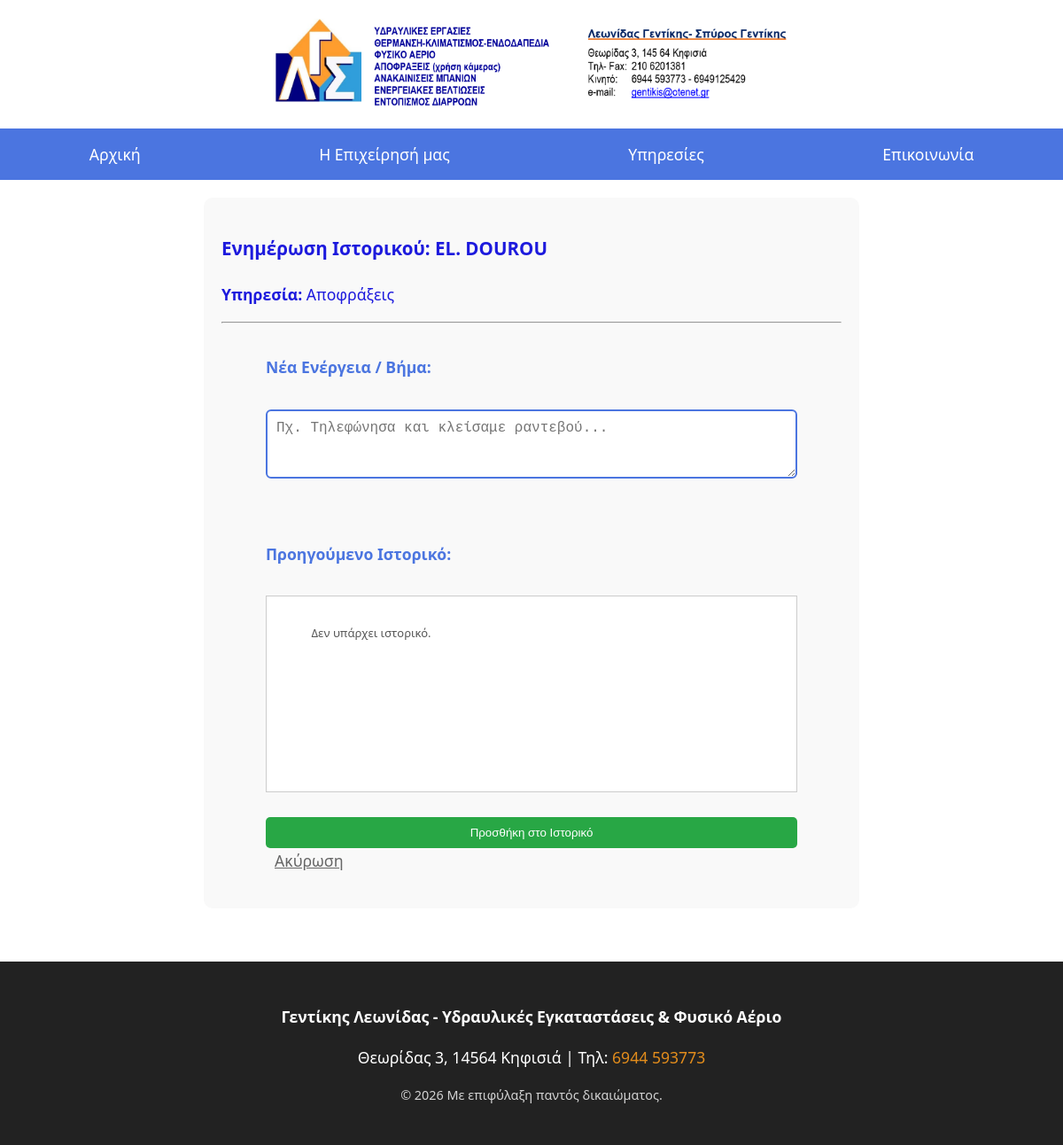
The page /admin/edit/2 on the database its author committed.
### tables this page shows
CREATE TABLE leads (
            id INTEGER PRIMARY KEY AUTOINCREMENT,
            name TEXT NOT NULL,
            email TEXT NOT NULL,
            phone TEXT,
            service TEXT,
            message TEXT,
            notes TEXT DEFAULT '', -- Για τις ενέργειες του διαχειριστή
            timestamp DATETIME DEFAULT CURRENT_TIMESTAMP
        );

### app.py (the view, shortened to what this page needs)
@app.route('/admin/edit/<int:id>', methods=['GET', 'POST'])
def edit_lead(id):
    conn = sqlite3.connect('database.db')
    cursor = conn.cursor()
    cursor.execute('SELECT * FROM leads WHERE id = ?', (id,))
    lead = cursor.fetchone()
    conn.close()
    return render_template('edit_lead.html', lead=lead)

### templates/edit_lead.html (shortened to what this page needs)
{% extends "base.html" %}
{% block content %}
<div style="padding: 20px; max-width: 700px; margin: auto; background: #f9f9f9; border-radius: 10px;">
    <h3>Ενημέρωση Ιστορικού: {{ lead[1] }}</h3>
    <p><strong>Υπηρεσία:</strong> {{ lead[4] }}</p>
    <hr>
    <form method="POST">
        <label><strong>Νέα Ενέργεια / Βήμα:</strong></label><br>
        <textarea name="new_note" rows="3" style="width: 100%; padding: 10px; border: 2px solid #4b75e0;" placeholder="Πχ. Τηλεφώνησα και κλείσαμε ραντεβού..."></textarea>
        <br><br>
        <label><strong>Προηγούμενο Ιστορικό:</strong></label><br>
        <div style="background: white; padding: 10px; border: 1px solid #ccc; height: 200px; overflow-y: scroll; white-space: pre-wrap; font-size: small; color: #555;">
            {{ lead[6] if lead[6] else 'Δεν υπάρχει ιστορικό.' }}
        </div>
        <br>
        <button type="submit" style="background-color: #28a745; color: white; padding: 10px 20px; border: none; cursor: pointer; border-radius: 5px;">
            Προσθήκη στο Ιστορικό
        </button>
        <a href="{{ url_for('admin_dashboard') }}" style="margin-left: 10px; color: #666;">Ακύρωση</a>
    </form>
</div>
{% endblock %}

### static/style1.css (style rules this page uses)
:root { --primary-color: #4b75e0; --secondary-color: #e38d1c; --text-dark: #1d1add; --bg-light: #f4f4f4; }
body { font-family: 'Segoe UI', Tahoma, Geneva, Verdana, sans-serif; font-size: 1.1rem; color: var(--text-dark); margin: 0; padding: 0; line-height: 1.6; }
form { display: flex; flex-direction: column; width: 100%; max-width: 600px; margin: 20px auto; }
form label { display: block; margin: 15px 0 5px 0; font-weight: bold; color: var(--primary-color); }
form input, form textarea { width: 100%; padding: 12px; border: 1px solid #ccc; border-radius: 6px; font-size: 1rem; box-sizing: border-box; }

### rows shown on the page
leads: name "EL. DOUROU", service "Αποφράξεις", notes "Δεν υπάρχει ιστορικό."
